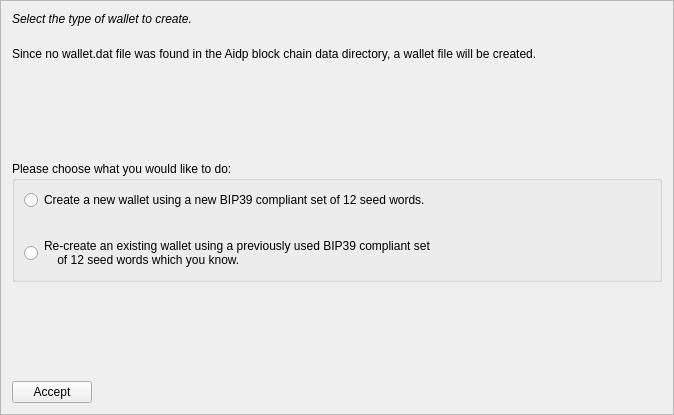
<?xml version="1.0" encoding="UTF-8"?>
<ui version="4.0">
 <class>MnemonicDialog1</class>
 <widget class="QFrame" name="MnemonicDialog1">
  <property name="geometry">
   <rect>
    <x>0</x>
    <y>0</y>
    <width>674</width>
    <height>415</height>
   </rect>
  </property>
  <property name="windowTitle">
   <string>HD Wallet Setup</string>
  </property>
  <property name="frameShape">
   <enum>QFrame::StyledPanel</enum>
  </property>
  <property name="frameShadow">
   <enum>QFrame::Raised</enum>
  </property>
  <layout class="QVBoxLayout" name="verticalLayout">
   <item>
    <widget class="QLabel" name="walletLabel">
     <property name="styleSheet">
      <string notr="true">QLabel { font-style:italic; }</string>
     </property>
     <property name="text">
      <string>Select the type of wallet to create.</string>
     </property>
     <property name="wordWrap">
      <bool>true</bool>
     </property>
    </widget>
   </item>
   <item>
    <spacer name="verticalSpacer_4">
     <property name="orientation">
      <enum>Qt::Vertical</enum>
     </property>
     <property name="sizeType">
      <enum>QSizePolicy::Minimum</enum>
     </property>
     <property name="sizeHint" stdset="0">
      <size>
       <width>20</width>
       <height>15</height>
      </size>
     </property>
    </spacer>
   </item>
   <item>
    <widget class="QLabel" name="wallettypeLabel">
     <property name="text">
      <string>Since no wallet.dat file was found in the Aidp block chain data directory, a wallet file will be created.</string>
     </property>
     <property name="wordWrap">
      <bool>true</bool>
     </property>
    </widget>
   </item>
   <item>
    <spacer name="verticalSpacer">
     <property name="orientation">
      <enum>Qt::Vertical</enum>
     </property>
     <property name="sizeHint" stdset="0">
      <size>
       <width>20</width>
       <height>40</height>
      </size>
     </property>
    </spacer>
   </item>
   <item>
    <widget class="QGroupBox" name="groupBox">
     <property name="title">
      <string>Please choose what you would like to do:</string>
     </property>
     <layout class="QVBoxLayout" name="verticalLayout_2">
      <item>
       <widget class="QRadioButton" name="walletNewRadio">
        <property name="text">
         <string>Create a new wallet using a new BIP39 compliant set of 12 seed words.</string>
        </property>
       </widget>
      </item>
      <item>
       <spacer name="verticalSpacer_3">
        <property name="orientation">
         <enum>Qt::Vertical</enum>
        </property>
        <property name="sizeHint" stdset="0">
         <size>
          <width>20</width>
          <height>20</height>
         </size>
        </property>
       </spacer>
      </item>
      <item>
       <widget class="QRadioButton" name="walletOldRadio">
        <property name="text">
         <string>Re-create an existing wallet using a previously used BIP39 compliant set 
    of 12 seed words which you know.</string>
        </property>
       </widget>
      </item>
     </layout>
    </widget>
   </item>
   <item>
    <spacer name="verticalSpacer_2">
     <property name="orientation">
      <enum>Qt::Vertical</enum>
     </property>
     <property name="sizeHint" stdset="0">
      <size>
       <width>20</width>
       <height>40</height>
      </size>
     </property>
    </spacer>
   </item>
   <item>
    <layout class="QHBoxLayout" name="horizontalLayout">
     <item>
      <widget class="QPushButton" name="acceptButton">
       <property name="text">
        <string>Accept</string>
       </property>
       <property name="autoDefault">
        <bool>false</bool>
       </property>
      </widget>
     </item>
     <item>
      <spacer name="horizontalSpacer">
       <property name="orientation">
        <enum>Qt::Horizontal</enum>
       </property>
       <property name="sizeHint" stdset="0">
        <size>
         <width>40</width>
         <height>20</height>
        </size>
       </property>
      </spacer>
     </item>
    </layout>
   </item>
  </layout>
 </widget>
 <resources/>
 <connections/>
</ui>
